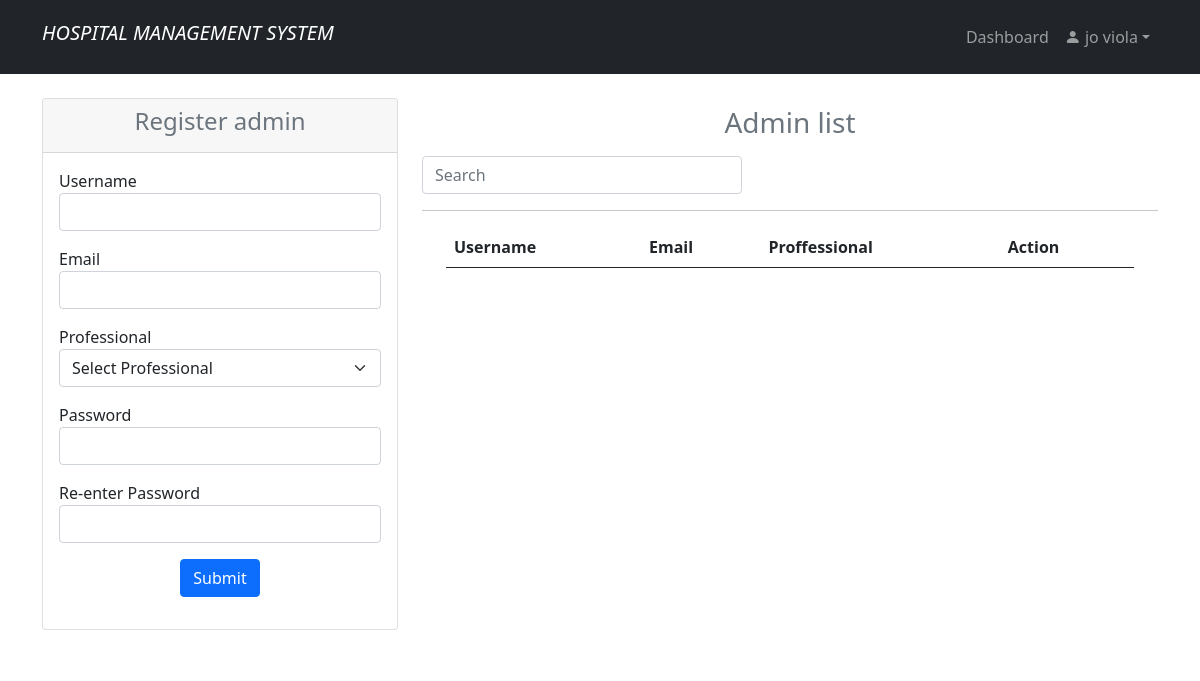
Page /admin_reg.php (signed in) on the earlier database version.
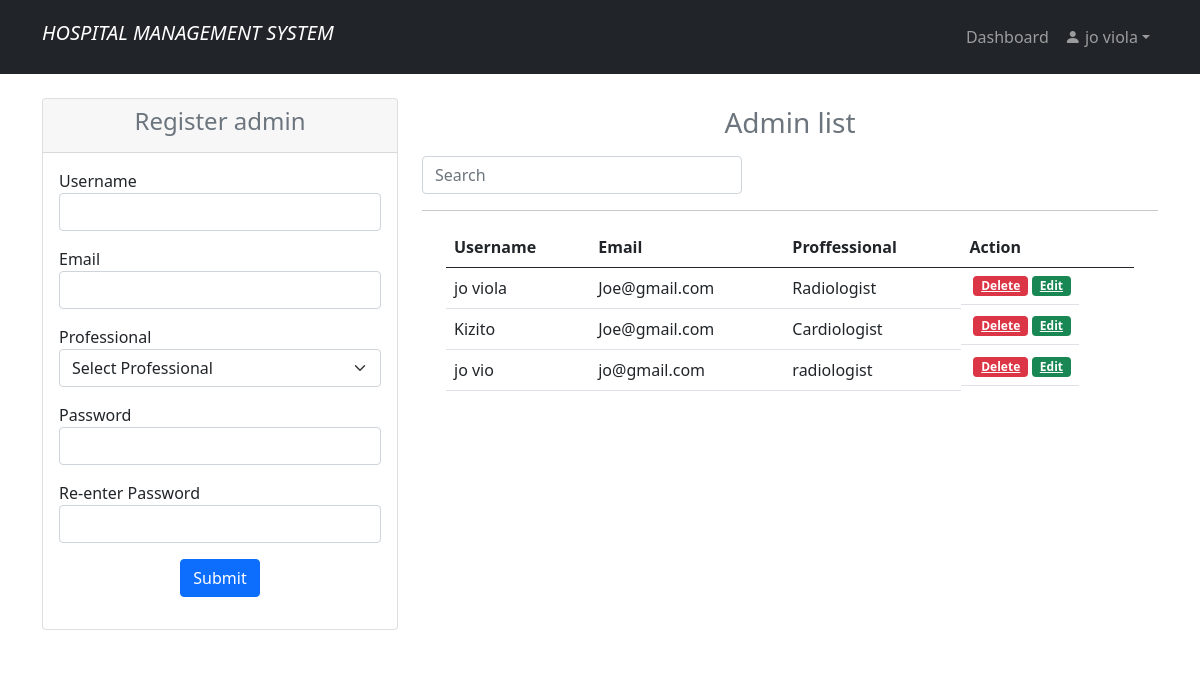
Same page on the later database version.
### tables this page shows
CREATE TABLE `users` (
  `id` int(11) NOT NULL,
  `uname` varchar(30) NOT NULL,
  `prof` varchar(30) NOT NULL,
  `pwd` text NOT NULL,
  `role` text NOT NULL,
  `email` text NOT NULL
);

### admin_regdb.php (called while the page is built, shortened)
<?php
    $update = false;
    $uname = '';
    $email = '';
    $pwd = '';
?>

### admin_reg.php (the view, shortened to what this page needs)
<?php
    include 'admin_regdb.php';
    if (isset($_SESSION['id']) && isset($_SESSION['uname'])){
?>
<!doctype html>
<html lang="en">
    <head>
        <link rel="stylesheet" href="https://cdn.jsdelivr.net/npm/bootstrap-icons@1.3.0/font/bootstrap-icons.css">
        <link rel="stylesheet" href="style.css"/>
        <link rel="stylesheet" href="bootstrap-5.0.0/css/bootstrap.min.css"/>
    </head>
    <body>
     <?php
            include "anavbar.php";
        ?>
<section class="p-4 bg-white">
        <div class="container">
            <div class="row">
                <div class="col-md-4">
                    <div class="card">
                        <div class="card-header">
                            <h4 class="text-center text-secondary">Register admin</h4>
                        </div>
                        <div class="card-body">
                        <form action="admin_regdb.php" method="POST">
                           <div class="form-group mb-3">
                               <label>Username</label>
                               <?php if (isset($_GET['uname'])) {?>
                               <input type="text" name="uname" class="form-control"
                               value="<?php echo $_GET['uname']; ?>"/>
                               <?php }else { ?>
                                   <input type="text" value="<?= $uname; ?>" name="uname" class="form-control"/>
                               <?php }?>
                           </div>
                           <div class="form-group mb-3">
                               <label>Email</label>
                               <?php if (isset($_GET['email'])) {?>
                               <input type="email" name="email" class="form-control"
                               value="<?php echo $_GET['email']; ?>"/>
                               <?php }else { ?>
                                   <input type="email" value="<?= $email; ?>" name="email" class="form-control"/>
                               <?php }?>
                           </div>
                           <div class="form-group mb-3">
                                <label for="professional">Professional</label>
                                <?php if (isset($_GET['prof'])) { ?>
                                    <select name="prof" class="form-control">
                                        <option value="<?php echo $_GET['prof']; ?>"><?php echo $_GET['prof']; ?></option>
                                    </select>
                                <?php } else { ?>
                                    <select name="prof" required class="form-select">
                                        <option value="">Select Professional</option>
                                    </select>
                                <?php } ?>
                            </div>
                       <div class="form-group mb-3">
                           <label>Password</label>
                           <input type="password" value="<?= $pwd; ?>" name="pwd" class="form-control"/>
                       </div>
                       <div class="form-group mb-3">
                           <label>Re-enter Password</label>
                           <input type="password" value="<?= $pwd; ?>" name="re_pwd" class="form-control"/>
                       </div>
                       <div class="form-group mb-3 text-center">
                        <?php if($update == TRUE) {?>
                            <button type="submit" name="update" class="btn btn-success">Update</button>
                        <?php } else {?>
                           <button type="submit" class="btn btn-primary" name="save">Submit</button>
                           <?php } ?>
                       </div>
                   </form>
                        </div>
                    </div>
                </div>
                <div class="col-md-8">
                <h3 class="text-center text-secondary p-2">
                    Admin list
                </h3>
                        <input class="form-control me-1" id="myInput" style="width:100%; max-width:20rem" type="text" placeholder="Search" aria-label="Search">
                <hr>
                <?php
                    $sql = "SELECT * FROM users WHERE role='admin' ORDER BY id DESC";
                    $result = $mysqli->query($sql);
                ?>
                        <div class="container" style="overflow:auto">
                            <table class="table table-hover">
                                <thead>
                                    <tr>
                                        <th>Username</th>
                                        <th>Email</th>
                                        <th>Proffessional</th>
                                        <th>Action</th>
                                    </tr>
                                </thead>
                                <tbody id = "myTable">
                                <?php while($row = $result->fetch_assoc()) { ?>
                                    <tr>
                                        <td><?= $row['uname']; ?></td>
                                        <td><?= $row['email']; ?></td>
                                        <td><?= $row['prof']; ?></td>
                                        <td class="btn-group btn-group-justified">
                                            <a href="admin_regdb.php?delete=<?php echo $row['id']; ?>" class="badge bg-danger mx-1"
                                            onclick="return confirm('This will be deleted completely?');">Delete</a>
                                            <a href="admin_reg.php?edit=<?php echo $row['id']; ?>" class="badge bg-success">Edit</a>
                                        </td>
                                    </tr>
                                <?php }?>
                                </tbody>
                            </table>
                        </div>
                </div>
         </div>
    </section>
        <?php
            include "footer.php";
        ?>
    </body>
</html>
<?php
    }else {
        header("Location: home.php");
        exit();
    }
?>

### anavbar.php (shortened to what this page needs)
<!doctype html>
<html lang="en">
    <head>
        <link rel="stylesheet" href="https://cdn.jsdelivr.net/npm/bootstrap-icons@1.3.0/font/bootstrap-icons.css">
        <link rel="stylesheet" href="style.css"/>
        <link rel="stylesheet" href="bootstrap-5.0.0/css/bootstrap.min.css"/>
    </head>
    <body>
        <nav class="navbar navbar-expand-lg bg-dark navbar-dark py-3">
            <div class="container">
                <h5 class="navbar-brand"><i>HOSPITAL MANAGEMENT SYSTEM</i></h5>
                <div class="collapse navbar-collapse" id="navmenu">
                    <ul class="navbar-nav ms-auto">
                        <li class="nav-item">
                            <a href="dashboard.php" class="nav-link">Dashboard </a>
                        </li>
                        <li class="nav-item dropdown">
                            <a class="nav-link dropdown-toggle bi bi-person-fill" href="#" role="button" data-bs-toggle="dropdown" aria-expanded="false">
                            <?php echo $_SESSION['uname']; ?></a>
                        </li>
                    </ul>
                </div>
            </div>
        </nav>
    </body>
</html>

### footer.php (shortened to what this page needs)
<!doctype html>
<html lang="en">
    <head>
        <link rel="stylesheet" href="https://cdn.jsdelivr.net/npm/bootstrap-icons@1.3.0/font/bootstrap-icons.css">
        <link rel="stylesheet" href="bootstrap-5.0.0/css/bootstrap.min.css"/>
    </head>
    <body>
        <section class="p-5 text-center">
        </section>
    </body>
</html>

### style.css (style rules this page uses)
body { margin: 0; padding: 0; background-size: 100%; font-family: sans-serif; }

Differences in the rows shown:
added users: uname "jo viola", email "Joe@gmail.com", prof "Radiologist"
added users: uname "Kizito", email "Joe@gmail.com", prof "Cardiologist"
added users: uname "jo vio", email "jo@gmail.com", prof "radiologist"
